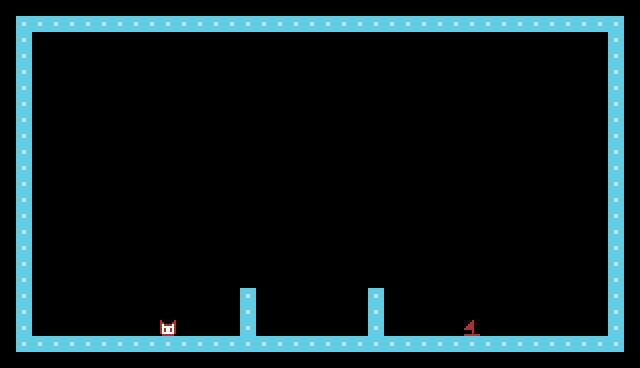

The image is a tile-based game level rendered from a .tmx file. Its description and complete source (layers, tilesets, objects, tile grids) follow:
An orthogonal 40x23 tile map with 16x16 px tiles, 1 tile layer (Tile Layer 2).

<map version="1.10" tiledversion="1.12.1" orientation="orthogonal" renderorder="right-down" width="40" height="23" tilewidth="16" tileheight="16" infinite="0" nextlayerid="3" nextobjectid="1">
 <editorsettings>
  <export target="map1.h" format="c_array" />
 </editorsettings>
 <tileset firstgid="1" source="tiles.tsx" />
 <layer id="2" name="Tile Layer 2" width="40" height="23">
  <data encoding="csv">
0,0,0,0,0,0,0,0,0,0,0,0,0,0,0,0,0,0,0,0,0,0,0,0,0,0,0,0,0,0,0,0,0,0,0,0,0,0,0,0,
0,2,2,2,2,2,2,2,2,2,2,2,2,2,2,2,2,2,2,2,2,2,2,2,2,2,2,2,2,2,2,2,2,2,2,2,2,2,2,0,
0,2,0,0,0,0,0,0,0,0,0,0,0,0,0,0,0,0,0,0,0,0,0,0,0,0,0,0,0,0,0,0,0,0,0,0,0,0,2,0,
0,2,0,0,0,0,0,0,0,0,0,0,0,0,0,0,0,0,0,0,0,0,0,0,0,0,0,0,0,0,0,0,0,0,0,0,0,0,2,0,
0,2,0,0,0,0,0,0,0,0,0,0,0,0,0,0,0,0,0,0,0,0,0,0,0,0,0,0,0,0,0,0,0,0,0,0,0,0,2,0,
0,2,0,0,0,0,0,0,0,0,0,0,0,0,0,0,0,0,0,0,0,0,0,0,0,0,0,0,0,0,0,0,0,0,0,0,0,0,2,0,
0,2,0,0,0,0,0,0,0,0,0,0,0,0,0,0,0,0,0,0,0,0,0,0,0,0,0,0,0,0,0,0,0,0,0,0,0,0,2,0,
0,2,0,0,0,0,0,0,0,0,0,0,0,0,0,0,0,0,0,0,0,0,0,0,0,0,0,0,0,0,0,0,0,0,0,0,0,0,2,0,
0,2,0,0,0,0,0,0,0,0,0,0,0,0,0,0,0,0,0,0,0,0,0,0,0,0,0,0,0,0,0,0,0,0,0,0,0,0,2,0,
0,2,0,0,0,0,0,0,0,0,0,0,0,0,0,0,0,0,0,0,0,0,0,0,0,0,0,0,0,0,0,0,0,0,0,0,0,0,2,0,
0,2,0,0,0,0,0,0,0,0,0,0,0,0,0,0,0,0,0,0,0,0,0,0,0,0,0,0,0,0,0,0,0,0,0,0,0,0,2,0,
0,2,0,0,0,0,0,0,0,0,0,0,0,0,0,0,0,0,0,0,0,0,0,0,0,0,0,0,0,0,0,0,0,0,0,0,0,0,2,0,
0,2,0,0,0,0,0,0,0,0,0,0,0,0,0,0,0,0,0,0,0,0,0,0,0,0,0,0,0,0,0,0,0,0,0,0,0,0,2,0,
0,2,0,0,0,0,0,0,0,0,0,0,0,0,0,0,0,0,0,0,0,0,0,0,0,0,0,0,0,0,0,0,0,0,0,0,0,0,2,0,
0,2,0,0,0,0,0,0,0,0,0,0,0,0,0,0,0,0,0,0,0,0,0,0,0,0,0,0,0,0,0,0,0,0,0,0,0,0,2,0,
0,2,0,0,0,0,0,0,0,0,0,0,0,0,0,0,0,0,0,0,0,0,0,0,0,0,0,0,0,0,0,0,0,0,0,0,0,0,2,0,
0,2,0,0,0,0,0,0,0,0,0,0,0,0,0,0,0,0,0,0,0,0,0,0,0,0,0,0,0,0,0,0,0,0,0,0,0,0,2,0,
0,2,0,0,0,0,0,0,0,0,0,0,0,0,0,0,0,0,0,0,0,0,0,0,0,0,0,0,0,0,0,0,0,0,0,0,0,0,2,0,
0,2,0,0,0,0,0,0,0,0,0,0,0,0,0,2,0,0,0,0,0,0,0,2,0,0,0,0,0,0,0,0,0,0,0,0,0,0,2,0,
0,2,0,0,0,0,0,0,0,0,0,0,0,0,0,2,0,0,0,0,0,0,0,2,0,0,0,0,0,0,0,0,0,0,0,0,0,0,2,0,
0,2,0,0,0,0,0,0,0,0,3,0,0,0,0,2,0,0,0,0,0,0,0,2,0,0,0,0,0,4,0,0,0,0,0,0,0,0,2,0,
0,2,2,2,2,2,2,2,2,2,2,2,2,2,2,2,2,2,2,2,2,2,2,2,2,2,2,2,2,2,2,2,2,2,2,2,2,2,2,0,
0,0,0,0,0,0,0,0,0,0,0,0,0,0,0,0,0,0,0,0,0,0,0,0,0,0,0,0,0,0,0,0,0,0,0,0,0,0,0,0
</data>
 </layer>
</map>
